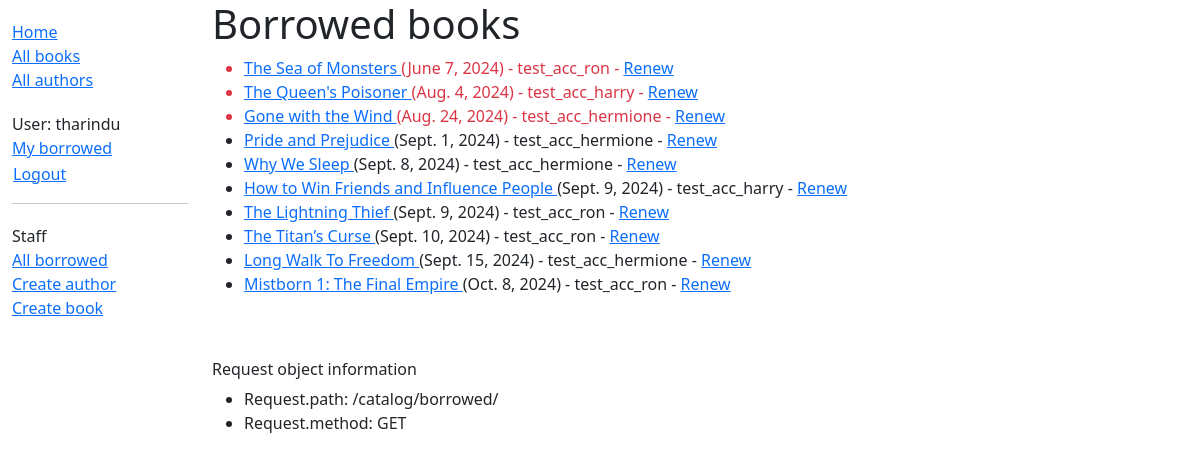
Before: /catalog/borrowed/ (signed in) with the older database file.
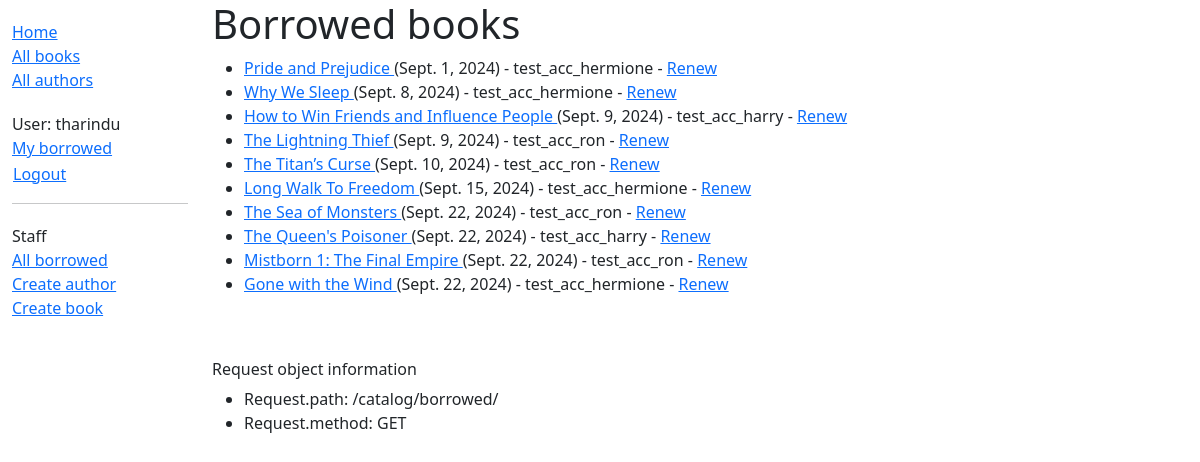
After: the same page with the newer database file.
### catalog/models.py (models this page shows, shortened)
class BookInstance(models.Model):
    id = models.UUIDField(
        primary_key=True, default=uuid.uuid4,
        help_text="Unique ID for this particular book across whole library"
    )
    book = models.ForeignKey(Book, on_delete=models.RESTRICT, null=True)
    imprint = models.CharField(max_length=200)
    due_back = models.DateField(null=True, blank=True)
    LOAN_STATUS = (
        ('m', 'Maintenance'),
        ('o', 'On loan'),
        ('a', 'Available'),
        ('r', 'Reserved'),
    )
    status = models.CharField(
        max_length=1,
        choices=LOAN_STATUS,
        blank=True,
        default='m',
        help_text='Book availability',
    )
    borrower = models.ForeignKey(
        settings.AUTH_USER_MODEL,
        on_delete=models.SET_NULL,
        null=True,
        blank=True,
    )
    class Meta:
        ordering = ['book', 'due_back']
        permissions = (
            ("can_mark_returned", "Set book as returned"),
            ("can_renew", "Renew the book's loaned period"),
        )
    @property
    def is_overdue(self):
        return bool(self.due_back and date.today() > self.due_back)

class Book(models.Model):
    title = models.CharField(max_length=200)
    author = models.ForeignKey('Author', on_delete=models.RESTRICT, null=True)
    summary = models.TextField(
        max_length=1000,
        help_text="Enter a brief description of the book",
    )
    isbn = models.CharField(
        'ISBN',
        max_length=13,
        unique=True,
        help_text='13 Character <a href="https://www.isbn-international.org/'
                  'content/what-isbn">ISBN number</a>',
    )
    genre = models.ManyToManyField(
        Genre,
        help_text="Select a genre for this book",
    )   # each genre can have many books and a book can have multiple genres
    def display_genre(self):
        """Create a string for the Genre. Required to display in Admin."""
        return '; '.join(genre.name for genre in self.genre.all()[:3])
    display_genre.short_description = 'Genre'
    language = models.ForeignKey(
        Language, on_delete=models.SET_NULL, null=True
    )
    class Meta:
        ordering = ['title', 'author']

### catalog/views.py (the view)
# urls.py: path('borrowed/', views.LoanedBooksByAllUsersListView.as_view(), name='all-borrowed'),
class LoanedBooksByAllUsersListView(PermissionRequiredMixin,generic.ListView):
    model = BookInstance
    template_name = 'catalog/bookinstance_list_borrowed_all_users.html'
    paginate_by =10
    permission_required = 'catalog.can_mark_returned'
    def get_queryset(self) -> QuerySet[Any]:
        return BookInstance.objects.filter(status__exact='o').order_by('due_back')

### catalog/templates/catalog/bookinstance_list_borrowed_all_users.html (shortened to what this page needs)
{% extends 'base_generic.html' %}
{% block content %}
    <h1>Borrowed books</h1>
    {% if bookinstance_list %}
    <ul>
        {% for bookinst in bookinstance_list %}
            <li class="{% if bookinst.is_overdue %}text-danger{% endif %}">
                <a href="{% url 'catalog:book-detail' bookinst.book.pk %}">
                    {{ bookinst.book.title }}
                </a> ({{ bookinst.due_back }}) {% if user.is_staff %} - {{ bookinst.borrower }} {% endif %}
                {% if perms.catalog.can_renew %}
                    - <a href="{% url 'catalog:renew-book-librarian' bookinst.id %}">Renew</a>
                {% endif %}
            </li>
        {% endfor %}
    </ul>
    {% else %}
        <p>There are no books borrowed...</p>
    {% endif %}
{% endblock %}

### catalog/templates/base_generic.html (shortened to what this page needs)
<!DOCTYPE html>
<html lang="en">
    <head>
        <link rel="stylesheet"
            href="https://cdn.jsdelivr.net/npm/bootstrap@5.3.3/dist/css/bootstrap.min.css"
>
        {% load static %}
        <link rel="stylesheet" href="{% static 'css/styles.css' %}">
    </head>
    <body>
        <div class="container-fluid">
            <div class="row">
                <div class="col-sm-2">
                    {% block sidebar %}
                        <ul class="sidebar-nav">
                            <li><a href="{% url 'catalog:index' %}">Home</a></li>
                            <li><a href="{% url 'catalog:books' %}">All books</a></li>
                            <li><a href="{% url 'catalog:authors' %}">All authors</a></li>
                        </ul>
                        <ul class="sidebar-nav">
                            {% if user.is_authenticated %}
                                <li>User: {{ user.get_username }}</li>
                                <li><a href="{% url 'catalog:my-borrowed' %}">My borrowed</a></li>
                                <li>
                                    <form id="logout-form" action="{% url 'logout' %}" method="post">
                                        <button type="submit" class="btn btn-link">Logout</button>
                                    </form>
                                </li>
                            {% else %}
                                <li><a href="{% url 'login' %}?next={{ request.path }}">Login</a></li>
                            {% endif %}
                        </ul>
                        {% if user.is_staff %}
                            <hr>
                            <ul class="sidebar-nav">
                                <li>Staff</li>
                                    <li><a href="{% url 'catalog:all-borrowed' %}">All borrowed</a></li>
                                {% if perms.catalog.add_author %}
                                    <li><a href="{% url 'catalog:author-create' %}">Create author</a></li>
                                {% endif %}
                                {% if perms.catalog.add_book %}
                                    <li><a href="{% url 'catalog:book-create' %}">Create book</a></li>
                                {% endif %}
                            </ul>
                        {% endif %}
                    {% endblock %}
                </div>
                <div class="col-sm-10">
                    {% block content %}
                    {% endblock %}
                    <br><br><h6>Request object information</h6>
                    <ul>
                        <li>Request.path: {{ request.path }}</li>
                        <li>Request.method: {{ request.method }}</li>
                    </ul>
                </div>
            </div>
        </div>
    </body>
</html>

### catalog/static/css/styles.css (style rules this page uses)
.sidebar-nav { margin-top: 20px; padding: 0; list-style: none; }
#logout-form { display: inline; }
#logout-form button { padding: 0; margin: 0; }

Changed rows visible on the page:
changed BookInstance "The Sea of Monsters": due_back "June 7, 2024" → "Sept. 22, 2024"; moves down the list
changed BookInstance "The Queen's Poisoner": due_back "Aug. 4, 2024" → "Sept. 22, 2024"; moves down the list
changed BookInstance "Mistborn 1: The Final Empire": due_back "Oct. 8, 2024" → "Sept. 22, 2024"
changed BookInstance "Gone with the Wind": due_back "Aug. 24, 2024" → "Sept. 22, 2024"; moves down the list
